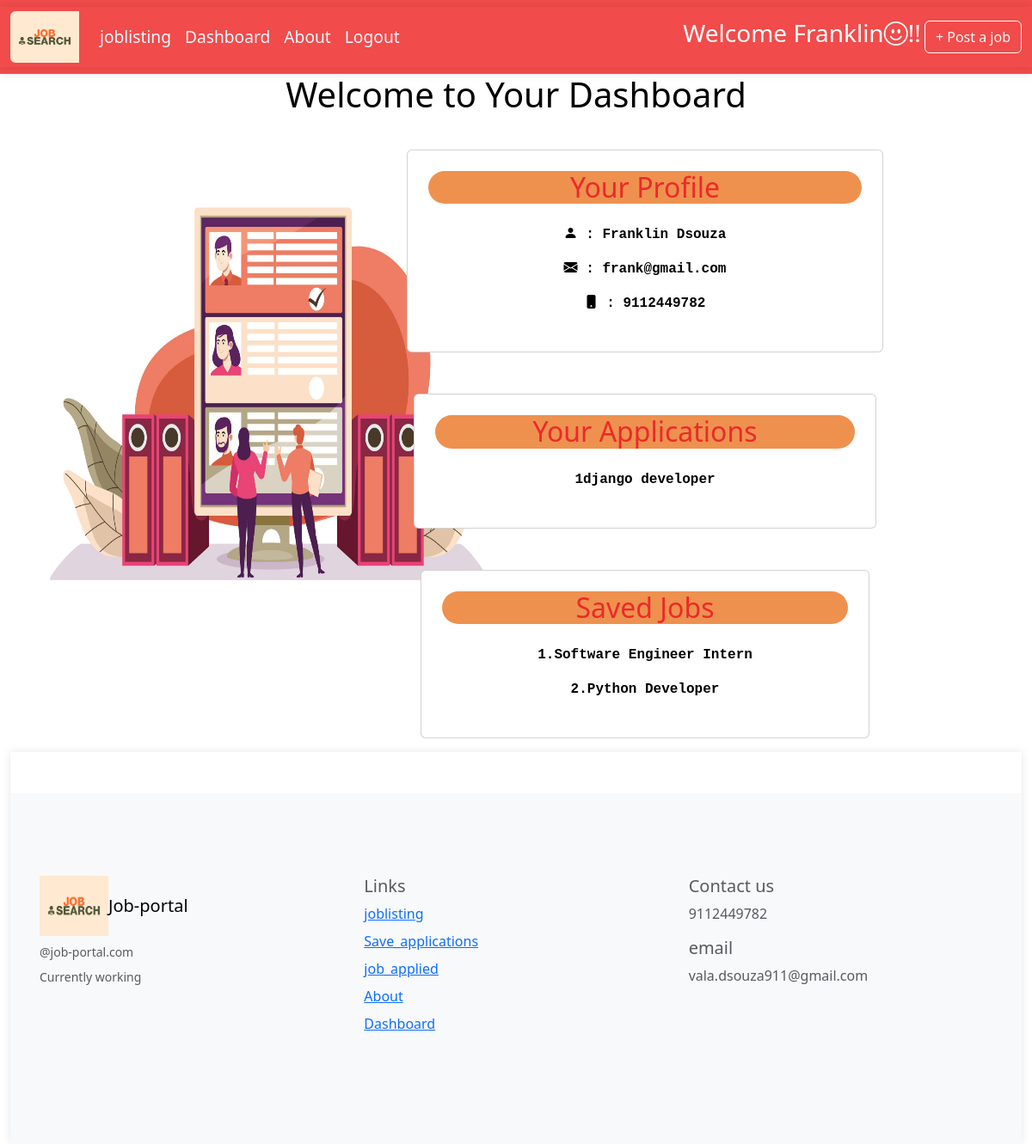
The page /dashboard/ (signed in) on the database its author committed.
### jobapp/models.py (models this page shows, shortened)
class Userprofile(models.Model):
    user = models.OneToOneField(User,on_delete=models.CASCADE)
    profile_picture = models.ImageField(upload_to='profile_pictures/',blank=True,null=True)
    email = models.EmailField()
    birthdate = models.DateField()
    bio = models.TextField(blank=True,null=True)
    phone_number = models.CharField(max_length=15,blank=False)
    ssc_percentage = models.FloatField(blank=False)
    hsc_percentage = models.FloatField(blank=False)
    degree = models.CharField(max_length=100)
    institution = models.CharField(max_length=100)
    graduation_year = models.IntegerField(null=True,blank=True)
    skills = models.TextField()
    resume = models.FileField(upload_to='resumes/',blank=True)

class jobapplication(models.Model):
    job = models.ForeignKey(jobListing,on_delete=models.CASCADE)
    name = models.CharField(max_length=100)
    email = models.EmailField()
    phone_number = models.CharField(max_length=20)
    cover_letter = models.TextField()
    resume = models.FileField(upload_to='applicant_resumes/')
    applied_date = models.DateTimeField(auto_now=True)

class jobListing(models.Model):
    title = models.CharField(max_length=100)
    location = models.CharField(max_length=100)
    job_type = models.CharField(choices=JOB_TYPE, max_length=20)
    category = models.ForeignKey(Category,related_name='Category', on_delete=models.CASCADE)
    salary = models.CharField(max_length=30,blank=True)
    company_name = models.CharField(max_length=300)
    company_description = models.TextField(blank=True, null=True)
    requirements = models.TextField()
    url = models.URLField(max_length=200)
    last_date = models.DateField()
    is_published = models.BooleanField(default=False)
    is_closed = models.BooleanField(default=False)
    timestamp = models.DateTimeField(auto_now=True)
    special_instructions = models.TextField(blank=True, null=True)
    logo_image = models.ImageField(upload_to='logos')

class save_job(models.Model):
    user = models.ForeignKey(User,on_delete=models.CASCADE)
    job = models.ForeignKey(jobListing,on_delete=models.CASCADE)
    saved_time = models.DateTimeField(auto_now=True)

### jobapp/views.py (the view)
# urls.py: path('dashboard/',views.dashboard,name='dashboard'),
def dashboard(request):
    if request.user.is_authenticated:
        saved_jobs = save_job.objects.filter(user=request.user)[:3]
    if request.user.is_authenticated:
        applied_jobs = jobapplication.objects.filter(email=request.user.email)[:3]
    if request.user.is_authenticated:
        user_profile_instance = Userprofile.objects.filter(user=request.user).first()
    return render(request,'dashboard.html',{'saved_jobs':saved_jobs,'applied_jobs':applied_jobs,'user_profile_instance':user_profile_instance})

### templates/dashboard.html (shortened to what this page needs)
{% extends "base.html" %}
{% load static %}
{% block content1 %}
   <div class="container-fluid ">
    <h1 class="text-center mb-4" style="color:black;">Welcome to Your Dashboard</h1>
    <div class="row">
    <div class="col-lg-3">
      <img src="{% static 'images/job13.jpg' %}" alt="" width="600px" height="600px">
    </div>
   <div class="col-lg-9">
    <div class="row justify-content-center p-3">
      <div class="col-md-8">
        <a href="{% url 'save_application' %}" style="text-decoration: none; color:black;">
          <div class="card p-4 ">
            <h2 class="text-center mb-4 rounded-5 " style="background-color: rgb(238, 145, 79);">Your Profile</h2>
           {% if user_profile_instance %}
           <div class="profile-info text-center " style="font-family:'Courier New', Courier, monospace;">
              <p><strong><i class="bi bi-person-fill"></i>  :   {{user_profile_instance.user.get_full_name}}</p></strong>
               <p><strong><i class="bi bi-envelope-fill"></i>  :  {{user_profile_instance.email}}</p></strong>
              <p><strong><i class="bi bi-phone-fill"></i>  :  {{user_profile_instance.phone_number}}</p></strong>
           </div>
           {% endif %}
        </a>
        </div>
      </div>
    <div class="row justify-content-center mt-5 ">
      <div class="col-md-8">
        <div class="card  p-4">
         <a href="{% url 'job_applied' %}" style="text-decoration: none; color:black;">
          <h2 class="text-center mb-4 rounded-5" style="background-color: rgb(238, 145, 79);">Your Applications</h2>
          <div class="job-applications text-center " style="font-family:'Courier New', Courier, monospace;">
            {% for applied in applied_jobs %}
          <p><strong>{{forloop.counter}}{{applied.job.title}}</strong></p>
          {% endfor %}
          </div>
         </a>
        </div>
      </div>
      <div class="row justify-content-center mt-5">
      <div class="col-md-8">
        <div class="card p-4 " >
         <a href="{% url 'save_application' %}" style="text-decoration: none; color:black;">
          <h2 class="text-center mb-4 rounded-5" style="background-color: rgb(238, 145, 79);">Saved Jobs</h2>
          <div class="saved-jobs text-center " style="font-family:'Courier New', Courier, monospace;">
          {% for saved_job in saved_jobs %}
              <p><strong>{{forloop.counter}}.{{ saved_job.job.title }}</strong></p>
          {% endfor %}
          </div>
        </div>
        </div>
      </div>
    </div>
   </div>
  </div>
  </div>
{% endblock content1 %}

### templates/base.html (shortened to what this page needs)
{% load static %}
<!DOCTYPE html>
<html lang="en">
<head>
    <link href="https://cdn.jsdelivr.net/npm/bootstrap@5.3.3/dist/css/bootstrap.min.css" rel="stylesheet">
    <link rel="stylesheet" href="{% static 'css/styles.css' %}">
    <link rel="stylesheet" href="{% static 'css/joblisting.css' %}">
    <link rel="stylesheet" href="{% static 'css/user_profile.css' %}">
    <link rel="stylesheet" href="{% static 'css/dashboard.css' %}">
    <link rel="stylesheet" href="{% static 'css/job_applied.css' %}">
     <link href="https://cdn.jsdelivr.net/npm/bootstrap-icons@1.7.2/font/bootstrap-icons.css" rel="stylesheet">
</head>
<body>
{% block navbar %}
<div class="container-fluid">
    <div class="row">
        <nav class="navbar navbar-expand-lg nav">
            <div class="container-fluid">
             <a class="navbar-brand" href="{% url 'joblisting' %}">
      <img src="{% static 'images/job-search-high-resolution-logo (2).png' %}" alt="Bootstrap" width="80" height="74"class="img-fluid rounded-start">
    </a>
              <div class="collapse navbar-collapse" id="navbarSupportedContent">
                <ul class="navbar-nav me-auto mb-2 mb-lg-0 ">
                  <li class="nav-item">
                    <a class="nav-link" href="{% url 'joblisting' %}">joblisting</a>
                  </li>
                  <li class="nav-item">
                    <a class="nav-link" href="{% url 'dashboard' %}">Dashboard</a>
                  </li>
                  <li class="nav-item">
                    <a class="nav-link" href="{% url 'about' %}">About</a>
                  </li>
                  {% if user.is_authenticated %}
                  <li class="nav-item">
                    <a class="nav-link" href="{% url 'logout' %}">Logout</a>
                  </li>
                  {% endif %}
                </ul>
                  {% if user.is_authenticated %}
    <h3 style="color:white;">Welcome {{user.first_name}}<i class="bi bi-emoji-smile"></i>!!</h3>
  {% else %}
   <h3>Welcome guest<i class="bi bi-emoji-smile"></i>!!</h3>
  {% endif %}
                  <a href="{% url 'postjob' %}">
                    <button class="btn btn-outline-light" type="submit">+ Post a job</button>
                  </a>
              </div>
            </div>
          </nav>
    </div>
</div>
{% endblock navbar %}
 {% block content1 %}
 {% endblock content1 %}
{% block footer %}
<div class="container-fluid">
    <div class="row">
    <footer class="bd-footer py-4 py-md-5 mt-5 bg-body-tertiary">
        <div class="container py-4 py-md-5 px-4 px-md-3 text-body-secondary">
          <div class="row">
            <div class="col-lg-3 mb-3">
              <a class="d-inline-flex align-items-center mb-2 text-body-emphasis text-decoration-none" href="/" aria-label="Bootstrap">
               <img src="{% static 'images/job-search-high-resolution-logo (2).png' %}" alt="Bootstrap" width="80" height="70">
                <span class="fs-5">Job-portal</span>
              </a>
              <ul class="list-unstyled small">
                <li class="mb-2">@job-portal.com</li>
                <li class="mb-2">Currently working</li>
              </ul>
            </div>
            <div class="col-6 col-lg-2 offset-lg-1 mb-3">
              <h5>Links</h5>
              <ul class="list-unstyled">
                <li class="mb-2"><a href="{% url 'joblisting' %}">joblisting</a></li>
                <li class="mb-2"><a href="{% url 'save_application' %}">Save_applications</a></li>
                <li class="mb-2"><a href="{% url 'job_applied' %}">job_applied</a></li>
                <li class="mb-2"><a href="{% url 'about' %}">About</a></li>
                <li class="mb-2"><a href="{% url 'dashboard' %}">Dashboard</a></li>
              </ul>
            </div>
            <div class="col-6 col-lg-2 offset-lg-2 mb-3">
            <h5>Contact us</h5>
            <ul class="list-unstyled">
              <li>9112449782</li>
              </ul>
              <h5>email</h5>
              <ul class="list-unstyled">
                <li>vala.dsouza911@gmail.com</li>
                </ul>
                </div>
          </div>
        </div>
      </footer>
    </div>
</div>
{% endblock footer %}
</body>
</html>

### static/css/styles.css (style rules this page uses)
.navbar { background-color: rgba(241, 72, 72, 0.982); }
.navbar a { color: aliceblue; font-size: larger; }

### static/css/user_profile.css (style rules this page uses)
.container-fluid { box-shadow: 0 0 10px rgba(0, 0, 0, 0.1); }

### static/css/dashboard.css (style rules this page uses)
h2 { color: #f6dbdb; }
h2 { color: rgb(235, 42, 42); }
.profile-info { margin-bottom: 20px; }
.job-applications { margin-bottom: 20px; }
.saved-jobs { margin-bottom: 20px; }

### rows shown on the page
Userprofile: user.get_full_name "Franklin Dsouza", email "frank@gmail.com", phone_number "9112449782"
jobapplication: job "django developer"
save_job: job "Software Engineer Intern"
save_job: job "Python Developer"

### other values the page prints
{{ user.first_name }} "Franklin"
